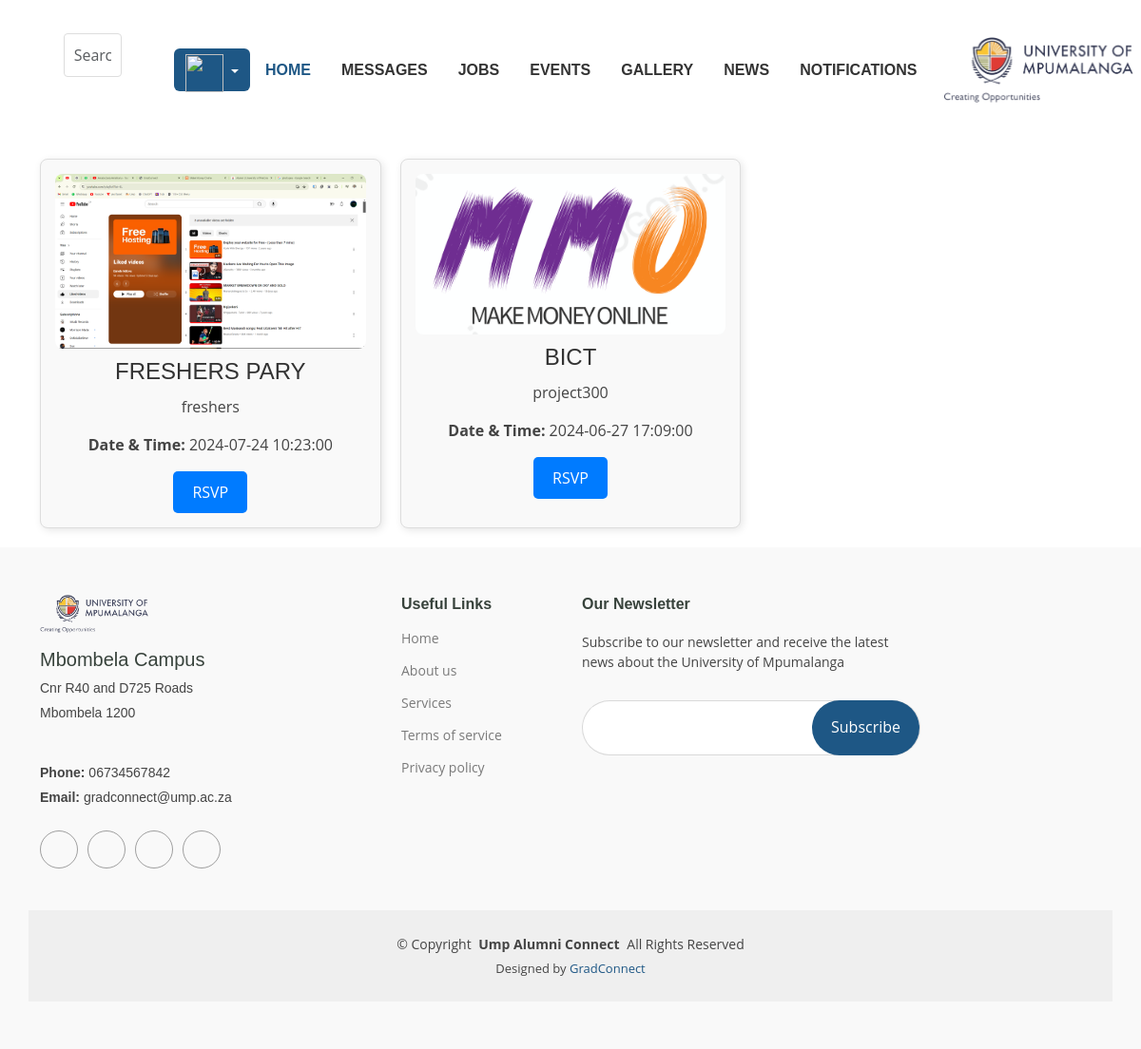
Screenshot of /public/events.php with the database file from the repository.
### tables this page shows
CREATE TABLE `events` (
  `id` int(30) NOT NULL,
  `title` varchar(250) NOT NULL,
  `content` text NOT NULL,
  `schedule` datetime NOT NULL,
  `banner` text NOT NULL,
  `date_created` datetime NOT NULL DEFAULT current_timestamp()
);

### public/events.php (the view, shortened to what this page needs)
<?php include '../includes/nav.php'; ?>
<?php
$db = mysqli_connect("localhost", "root", "", "gradalumni_db");
$sql = "SELECT id, title, content, schedule, banner FROM events ORDER BY schedule DESC";
$result = mysqli_query($db, $sql);
if (mysqli_num_rows($result) > 0) {
    echo '<div class="container">';
    echo '<div class="grid-container">';
    while ($row = mysqli_fetch_assoc($result)) {
        $title = $row['title'];
        $content = $row['content'];
        $schedule = $row['schedule'];
        $banner = $row['banner'];
        $bannerPath = "../gradalumni/assets/uploads/events/" . $banner;
        echo '<div class="grid-item">';
        echo '<img src="' . $bannerPath . '" alt="' . $title . '" class="event-banner"> ';
        echo '<h3>' . $title . '</h3>';
        echo '<p>' . $content . '</p>';
        echo '<p><strong>Date & Time:</strong> ' . $schedule . '</p>';
        echo '<button class="rsvp-button">RSVP</button>';
        echo '</div>';
    }
    echo '</div>';
    echo '</div>';
} else {
    echo "<p>No upcoming events found.</p>";
}
?>
<!DOCTYPE html>
<html lang="en">
<head>
    <link href="https://cdn.jsdelivr.net/npm/bootstrap@5.3.2/dist/css/bootstrap.min.css" rel="stylesheet" />
    <link rel="stylesheet" href="../css/home2.css">
</head>
<body>
</body>
<?php include '../includes/footer.php'; ?>
</html>

### css/home2.css (style rules this page uses)
:root { --default-font: "Open Sans", system-ui, -apple-system, "Segoe UI", Roboto, "Helvetica Neue", Arial, "Noto Sans", "Liberation Sans", sans-serif, "Apple Color Emoji", "Segoe UI Emoji", "Segoe UI Symbol", "Noto Color Emoji"; --heading-font: "Raleway", sans-serif; --nav-font: "Poppins", sans-serif; }
:root { --background-color: #ffffff; --default-color: #444444; --heading-color: #37423b; --accent-color: #1e5785; --contrast-color: #ffffff; --button-color:#ee930c; }
:root { --nav-color: #272828; --nav-hover-color: #ee930c; --nav-dropdown-background-color: #ffffff; --nav-dropdown-color: #272828; --nav-dropdown-hover-color: #ee930c; }
:root { scroll-behavior: smooth; }
body { color: var(--default-color); background-color: var(--background-color); font-family: var(--default-font); }
h1, h2, h3, h4, h5, h6 { color: var(--heading-color); font-family: var(--heading-font); }

### public/events.php (style rules this page uses)
.container { padding: 20px; }
.grid-container { display: grid; grid-template-columns: repeat(3, 1fr); gap: 20px; }
.grid-item { border: 1px solid #ddd; padding: 15px; box-shadow: 2px 2px 8px rgba(0,0,0,0.1); border-radius: 8px; background-color: #f9f9f9; text-align: center; }
.event-banner { width: 100%; height: auto; border-radius: 8px; margin-bottom: 10px; }
.grid-item h3 { margin-bottom: 10px; font-size: 1.5em; color: #333; }
.rsvp-button { background-color: #007bff; color: white; padding: 10px 20px; border: none; border-radius: 5px; cursor: pointer; transition: background-color 0.3s ease; }

### rows the page displays
events: banner (picture), title "FRESHERS PARY", content "freshers", schedule "2024-07-24 10:23:00"
events: banner (picture), title "BICT", content "project300", schedule "2024-06-27 17:09:00"
